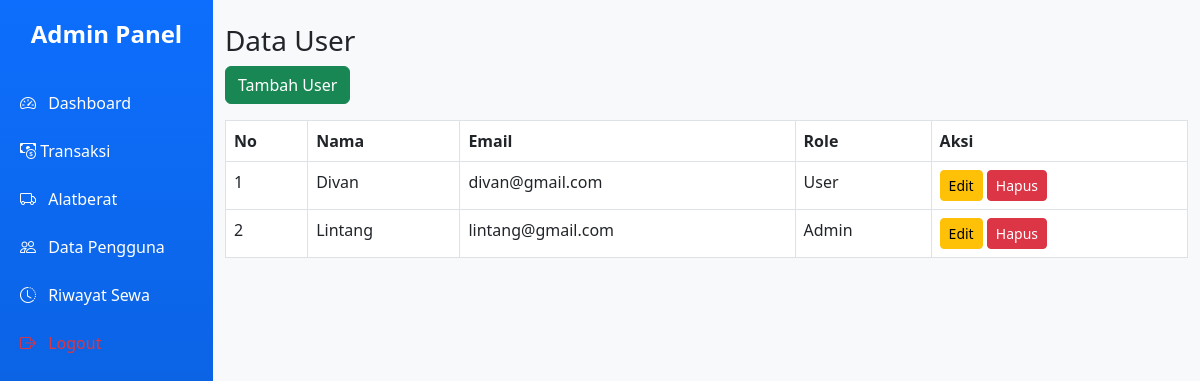
The app's page /admin/data_user.php (signed in) with its own data.
### tables this page shows
CREATE TABLE `users` (
  `id` int NOT NULL,
  `nama` varchar(100) DEFAULT NULL,
  `email` varchar(100) DEFAULT NULL,
  `password` varchar(255) DEFAULT NULL,
  `role` enum('admin','user') DEFAULT 'user'
);

### admin/data_user.php (the view, shortened to what this page needs)
<?php
include "../config/db.php";
$action = $_GET['action'] ?? '';
$result = mysqli_query($conn, "SELECT * FROM users ORDER BY id DESC");
?>
<!DOCTYPE html>
<html lang="id">
<head>
    <link href="https://cdn.jsdelivr.net/npm/bootstrap@5.3.0/dist/css/bootstrap.min.css" rel="stylesheet">
</head>
<body>
<?php include "sidebar_admin.php";
?>
<div class="container mt-4">
    <h3>Data User</h3>
    <?php if ($action == 'add' || ($action == 'edit' && isset($data_edit))): ?>
        <h5><?= $action == 'add' ? 'Tambah User' : 'Edit User' ?></h5>
        <form method="POST" action="">
            <div class="mb-3">
                <label>Nama</label>
                <input type="text" name="nama" class="form-control" required value="<?= $action == 'edit' ? $data_edit['nama'] : '' ?>">
            </div>
            <div class="mb-3">
                <label>Email</label>
                <input type="email" name="email" class="form-control" required value="<?= $action == 'edit' ? $data_edit['email'] : '' ?>">
            </div>
            <div class="mb-3">
                <label>Password <?= $action == 'edit' ? '(Biarkan kosong jika tidak diubah)' : '' ?></label>
                <input type="password" name="password" class="form-control" <?= $action == 'add' ? 'required' : '' ?>>
            </div>
            <div class="mb-3">
                <label>Role</label>
                <select name="role" class="form-select" required>
                    <option value="user" <?= ($action == 'edit' && $data_edit['role'] == 'user') ? 'selected' : '' ?>>User</option>
                    <option value="admin" <?= ($action == 'edit' && $data_edit['role'] == 'admin') ? 'selected' : '' ?>>Admin</option>
                </select>
            </div>
            <button type="submit" class="btn btn-primary"><?= $action == 'add' ? 'Tambah' : 'Update' ?></button>
            <a href="data_user.php" class="btn btn-secondary">Batal</a>
        </form>
    <?php else: ?>
        <a href="data_user.php?action=add" class="btn btn-success mb-3">Tambah User</a>
        <table class="table table-bordered">
            <thead>
                <tr>
                    <th>No</th>
                    <th>Nama</th>
                    <th>Email</th>
                    <th>Role</th>
                    <th>Aksi</th>
                </tr>
            </thead>
            <tbody>
                <?php if (mysqli_num_rows($result) > 0): ?>
                    <?php $no = 1; while ($row = mysqli_fetch_assoc($result)): ?>
                        <tr>
                            <td><?= $no++ ?></td>
                            <td><?= htmlspecialchars($row['nama']) ?></td>
                            <td><?= htmlspecialchars($row['email']) ?></td>
                            <td><?= ucfirst($row['role']) ?></td>
                            <td>
                                <a href="data_user.php?action=edit&id=<?= $row['id'] ?>" class="btn btn-warning btn-sm">Edit</a>
                                <a href="data_user.php?action=delete&id=<?= $row['id'] ?>" onclick="return confirm('Yakin hapus user ini?')" class="btn btn-danger btn-sm">Hapus</a>
                            </td>
                        </tr>
                    <?php endwhile; ?>
                <?php else: ?>
                    <tr><td colspan="5" class="text-center">Belum ada data user.</td></tr>
                <?php endif; ?>
            </tbody>
        </table>
    <?php endif; ?>
</div>
</body>
</html>

### admin/sidebar_admin.php (style rules this page uses)
body { display: flex; min-height: 100vh; font-family: 'Segoe UI', sans-serif; background-color: #f8f9fa; }

### records on screen
users: nama "Divan", email "divan@gmail.com", role "User"
users: nama "Lintang", email "lintang@gmail.com", role "Admin"
